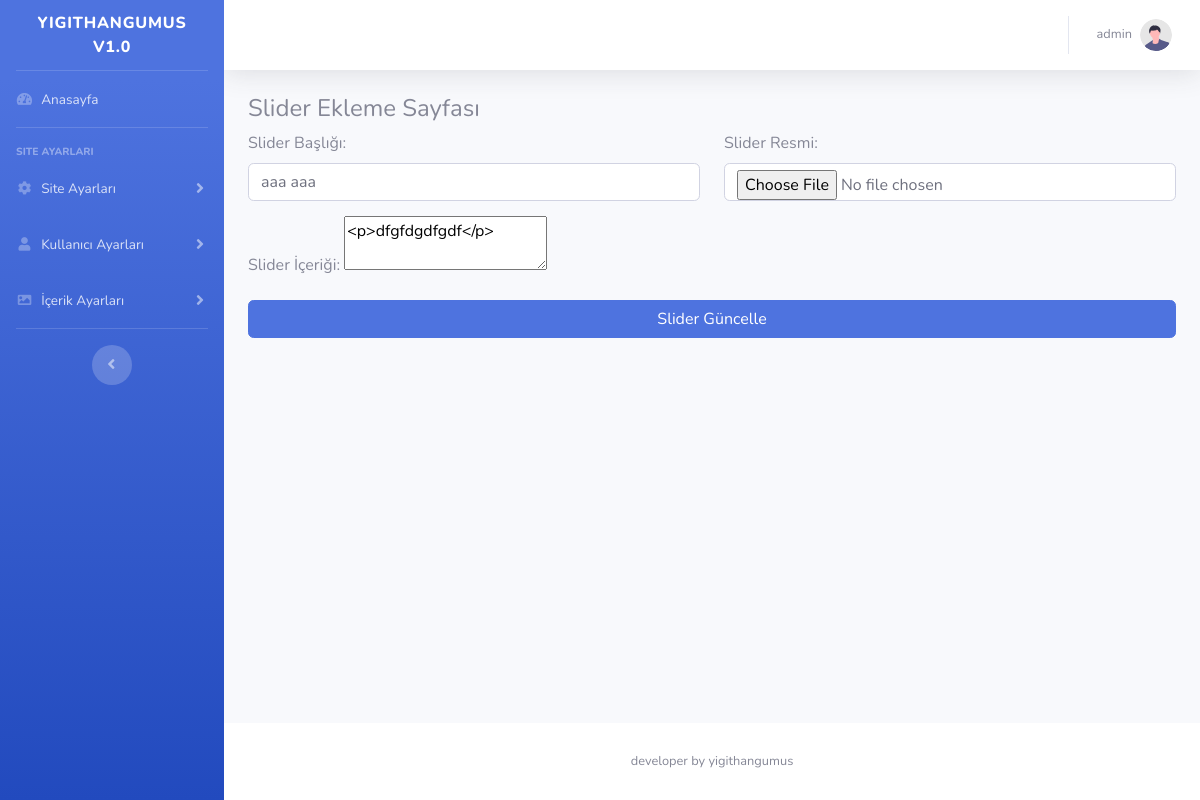
/admin/sliderduzenle.php?slider_id=1 (signed in), run on the app's committed database.
### tables this page shows
CREATE TABLE `slider` (
  `slider_id` int(11) NOT NULL,
  `slider_title` varchar(60) NOT NULL,
  `slider_text` varchar(300) NOT NULL,
  `slider_img` varchar(300) NOT NULL
);

CREATE TABLE `ayarlar` (
  `ayar_id` int(11) NOT NULL,
  `site_logo` varchar(400) NOT NULL,
  `site_baslik` varchar(350) NOT NULL,
  `site_aciklama` varchar(300) NOT NULL,
  `site_link` varchar(100) NOT NULL,
  `site_sahip_mail` varchar(100) NOT NULL,
  `site_mail_host` varchar(100) NOT NULL,
  `site_mail_mail` varchar(100) NOT NULL,
  `site_mail_port` int(11) NOT NULL,
  `site_mail_sifre` varchar(100) NOT NULL,
  `site_konum` varchar(300) NOT NULL,
  `site_telefon` varchar(300) NOT NULL,
  `footer_aciklama` text NOT NULL,
  `site_facebook` varchar(300) NOT NULL,
  `site_twitter` varchar(300) NOT NULL,
  `site_linkedin` varchar(300) NOT NULL,
  `site_instagram` varchar(300) NOT NULL,
  `site_tanim` text NOT NULL,
  `site_keywords` text NOT NULL,
  `site_yazari` text NOT NULL,
  `site_harita` varchar(500) NOT NULL,
  `github` varchar(300) NOT NULL
);

### islemler/vt.php (called while the page is built, shortened)
<?php
	$host="localhost";
	$vtname="gameloji";
	$username="root";
	$password="";
	try {
		$db=new pdo("mysql:host=$host;dbname=$vtname;charset=utf8",$username,$password);
	} catch (Exception $e) {
		echo "Bağlantı başarısız";
		echo $e->getMessage();
	}
	$sorgu=$db->prepare("SELECT * FROM ayarlar");
	$sorgu->execute();
	$ayarcek=$sorgu->fetch(PDO::FETCH_ASSOC);
 ?>

### islemler/function.php (called while the page is built, shortened)
<?php
	include "vt.php";
?>

### admin/sliderduzenle.php (the view, shortened to what this page needs)
<?php include 'header.php';
	@$srg=$db->prepare("SELECT * FROM slider WHERE slider_id='{$_POST['slider_id']}' OR slider_id='{$_GET['slider_id']}'");
		$srg->execute();
		$habercek=$srg->fetch(PDO::FETCH_ASSOC);
?>
	<div class="container-fluid">
		<h4>Slider Ekleme Sayfası</h4>
		<form action="../islemler/ajax.php" method="POST" enctype="multipart/form-data">
			<div class="row">
				<div class="col-md-6">
					<label>Slider Başlığı:</label>
					<input type="text" name="slider_title" class="form-control" required="" value="<?php echo $habercek['slider_title'] ?>">
				</div>
				<div class="col-md-6">
					<label>Slider Resmi:</label>
					<input type="file" name="slider_img" class="form-control">
				</div>
			</div>
			<div class="row" style="margin-top: 15px;">
				<div class="col-md-12">
					<label>Slider İçeriği:</label>
					<textarea id="editor" required="" name="slider_text"><?php echo $habercek['slider_text'] ?></textarea>
				</div>
			</div>
			<div style="margin-top:15px;">
				<button type="submit" class="btn btn-primary btn-block" name="sliderduzenle">Slider Güncelle</button>
			</div>
		</form>
	</div>
<?php include 'footer.php'; ?>

### admin/footer.php (shortened to what this page needs)
            </div>
            <footer class="sticky-footer bg-white">
                <div class="container my-auto">
                    <div class="copyright text-center my-auto">
                        <span><?php echo $ayarcek["footer_aciklama"] ?></span>
                    </div>
                </div>
            </footer>
        </div>
    </div>
</body>
</html>

### data on the page
slider: slider_title "aaa aaa", slider_text "<p>dfgfdgdfgdf</p>"
ayarlar: footer_aciklama "developer by yigithangumus"

### other printed values
$_SESSION["kul_ad"] "admin"
